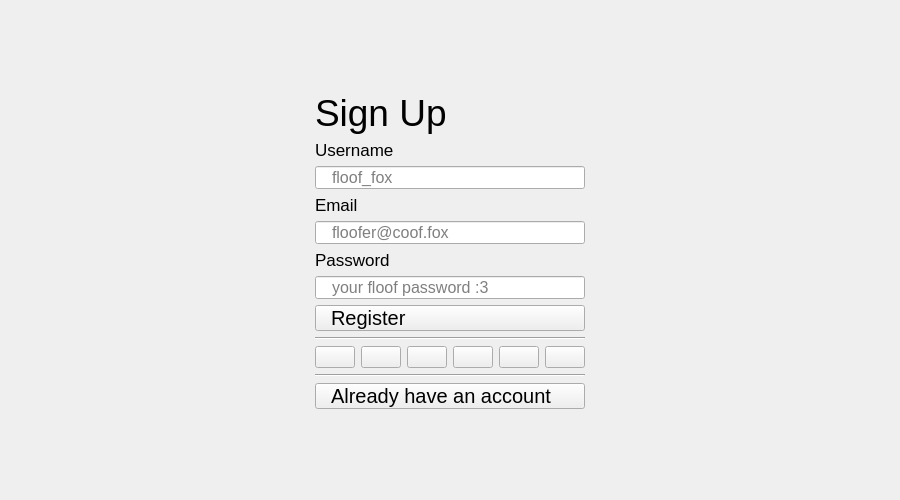
<?xml version="1.0" encoding="UTF-8"?>
<ui version="4.0">
 <class>FoxogramSignupUi</class>
 <widget class="QWidget" name="FoxogramSignupUi">
  <property name="geometry">
   <rect>
    <x>0</x>
    <y>0</y>
    <width>900</width>
    <height>500</height>
   </rect>
  </property>
  <property name="sizePolicy">
   <sizepolicy hsizetype="Fixed" vsizetype="Fixed">
    <horstretch>0</horstretch>
    <verstretch>0</verstretch>
   </sizepolicy>
  </property>
  <property name="minimumSize">
   <size>
    <width>900</width>
    <height>500</height>
   </size>
  </property>
  <property name="baseSize">
   <size>
    <width>0</width>
    <height>0</height>
   </size>
  </property>
  <property name="windowTitle">
   <string>Form</string>
  </property>
  <layout class="QGridLayout" name="gridLayout" rowstretch="271,538,271" columnstretch="775,370,775">
   <item row="0" column="1">
    <spacer name="verticalSpacer">
     <property name="orientation">
      <enum>Qt::Vertical</enum>
     </property>
     <property name="sizeHint" stdset="0">
      <size>
       <width>20</width>
       <height>40</height>
      </size>
     </property>
    </spacer>
   </item>
   <item row="1" column="2">
    <spacer name="horizontalSpacer_2">
     <property name="orientation">
      <enum>Qt::Horizontal</enum>
     </property>
     <property name="sizeHint" stdset="0">
      <size>
       <width>40</width>
       <height>20</height>
      </size>
     </property>
    </spacer>
   </item>
   <item row="2" column="1">
    <spacer name="verticalSpacer_2">
     <property name="orientation">
      <enum>Qt::Vertical</enum>
     </property>
     <property name="sizeHint" stdset="0">
      <size>
       <width>20</width>
       <height>40</height>
      </size>
     </property>
    </spacer>
   </item>
   <item row="1" column="0">
    <spacer name="horizontalSpacer">
     <property name="orientation">
      <enum>Qt::Horizontal</enum>
     </property>
     <property name="sizeHint" stdset="0">
      <size>
       <width>40</width>
       <height>20</height>
      </size>
     </property>
    </spacer>
   </item>
   <item row="1" column="1">
    <layout class="QVBoxLayout" name="verticalLayout_2">
     <item>
      <widget class="QLabel" name="signupLabel">
       <property name="sizePolicy">
        <sizepolicy hsizetype="Preferred" vsizetype="Preferred">
         <horstretch>0</horstretch>
         <verstretch>0</verstretch>
        </sizepolicy>
       </property>
       <property name="sizeIncrement">
        <size>
         <width>0</width>
         <height>0</height>
        </size>
       </property>
       <property name="font">
        <font>
         <pointsize>28</pointsize>
        </font>
       </property>
       <property name="styleSheet">
        <string notr="true"/>
       </property>
       <property name="text">
        <string>Sign Up</string>
       </property>
       <property name="scaledContents">
        <bool>false</bool>
       </property>
      </widget>
     </item>
     <item>
      <widget class="QLabel" name="usernameLabel">
       <property name="sizePolicy">
        <sizepolicy hsizetype="Preferred" vsizetype="Preferred">
         <horstretch>0</horstretch>
         <verstretch>0</verstretch>
        </sizepolicy>
       </property>
       <property name="font">
        <font>
         <pointsize>13</pointsize>
        </font>
       </property>
       <property name="text">
        <string>Username</string>
       </property>
       <property name="wordWrap">
        <bool>false</bool>
       </property>
      </widget>
     </item>
     <item>
      <widget class="QLineEdit" name="usernameInput">
       <property name="sizePolicy">
        <sizepolicy hsizetype="Minimum" vsizetype="Expanding">
         <horstretch>0</horstretch>
         <verstretch>0</verstretch>
        </sizepolicy>
       </property>
       <property name="font">
        <font>
         <pointsize>12</pointsize>
        </font>
       </property>
       <property name="styleSheet">
        <string notr="true">padding-left: 14;</string>
       </property>
       <property name="inputMethodHints">
        <set>Qt::ImhEmailCharactersOnly</set>
       </property>
       <property name="placeholderText">
        <string>floof_fox</string>
       </property>
      </widget>
     </item>
     <item>
      <widget class="QLabel" name="emailLabel">
       <property name="sizePolicy">
        <sizepolicy hsizetype="Preferred" vsizetype="Preferred">
         <horstretch>0</horstretch>
         <verstretch>0</verstretch>
        </sizepolicy>
       </property>
       <property name="font">
        <font>
         <pointsize>13</pointsize>
        </font>
       </property>
       <property name="text">
        <string>Email</string>
       </property>
       <property name="wordWrap">
        <bool>false</bool>
       </property>
      </widget>
     </item>
     <item>
      <widget class="QLineEdit" name="emailInput">
       <property name="sizePolicy">
        <sizepolicy hsizetype="Minimum" vsizetype="Expanding">
         <horstretch>0</horstretch>
         <verstretch>0</verstretch>
        </sizepolicy>
       </property>
       <property name="font">
        <font>
         <pointsize>12</pointsize>
        </font>
       </property>
       <property name="styleSheet">
        <string notr="true">padding-left: 14;</string>
       </property>
       <property name="inputMethodHints">
        <set>Qt::ImhEmailCharactersOnly</set>
       </property>
       <property name="placeholderText">
        <string>floofer@coof.fox</string>
       </property>
      </widget>
     </item>
     <item>
      <widget class="QLabel" name="passwordLabel">
       <property name="sizePolicy">
        <sizepolicy hsizetype="Preferred" vsizetype="Preferred">
         <horstretch>0</horstretch>
         <verstretch>0</verstretch>
        </sizepolicy>
       </property>
       <property name="font">
        <font>
         <pointsize>13</pointsize>
        </font>
       </property>
       <property name="text">
        <string>Password</string>
       </property>
      </widget>
     </item>
     <item>
      <widget class="QLineEdit" name="passwordInput">
       <property name="sizePolicy">
        <sizepolicy hsizetype="Minimum" vsizetype="Expanding">
         <horstretch>0</horstretch>
         <verstretch>0</verstretch>
        </sizepolicy>
       </property>
       <property name="font">
        <font>
         <pointsize>12</pointsize>
        </font>
       </property>
       <property name="styleSheet">
        <string notr="true">padding-left: 14;
</string>
       </property>
       <property name="inputMethodHints">
        <set>Qt::ImhSensitiveData</set>
       </property>
       <property name="placeholderText">
        <string>your floof password :3</string>
       </property>
      </widget>
     </item>
     <item>
      <widget class="QPushButton" name="registerButton">
       <property name="sizePolicy">
        <sizepolicy hsizetype="Expanding" vsizetype="Expanding">
         <horstretch>0</horstretch>
         <verstretch>0</verstretch>
        </sizepolicy>
       </property>
       <property name="font">
        <font>
         <pointsize>15</pointsize>
        </font>
       </property>
       <property name="styleSheet">
        <string notr="true">Text-align: left;
padding-left: 15;
</string>
       </property>
       <property name="text">
        <string>Register</string>
       </property>
      </widget>
     </item>
     <item>
      <widget class="Line" name="line">
       <property name="orientation">
        <enum>Qt::Horizontal</enum>
       </property>
      </widget>
     </item>
     <item>
      <layout class="QHBoxLayout" name="horizontalLayout">
       <property name="sizeConstraint">
        <enum>QLayout::SetNoConstraint</enum>
       </property>
       <item>
        <widget class="QPushButton" name="pushButton">
         <property name="sizePolicy">
          <sizepolicy hsizetype="Fixed" vsizetype="MinimumExpanding">
           <horstretch>0</horstretch>
           <verstretch>0</verstretch>
          </sizepolicy>
         </property>
         <property name="baseSize">
          <size>
           <width>32</width>
           <height>32</height>
          </size>
         </property>
         <property name="text">
          <string/>
         </property>
        </widget>
       </item>
       <item>
        <widget class="QPushButton" name="pushButton_4">
         <property name="sizePolicy">
          <sizepolicy hsizetype="Fixed" vsizetype="MinimumExpanding">
           <horstretch>0</horstretch>
           <verstretch>0</verstretch>
          </sizepolicy>
         </property>
         <property name="baseSize">
          <size>
           <width>32</width>
           <height>32</height>
          </size>
         </property>
         <property name="text">
          <string/>
         </property>
        </widget>
       </item>
       <item>
        <widget class="QPushButton" name="pushButton_5">
         <property name="sizePolicy">
          <sizepolicy hsizetype="Fixed" vsizetype="MinimumExpanding">
           <horstretch>0</horstretch>
           <verstretch>0</verstretch>
          </sizepolicy>
         </property>
         <property name="baseSize">
          <size>
           <width>32</width>
           <height>32</height>
          </size>
         </property>
         <property name="text">
          <string/>
         </property>
        </widget>
       </item>
       <item>
        <widget class="QPushButton" name="pushButton_6">
         <property name="sizePolicy">
          <sizepolicy hsizetype="Fixed" vsizetype="MinimumExpanding">
           <horstretch>0</horstretch>
           <verstretch>0</verstretch>
          </sizepolicy>
         </property>
         <property name="baseSize">
          <size>
           <width>32</width>
           <height>32</height>
          </size>
         </property>
         <property name="text">
          <string/>
         </property>
        </widget>
       </item>
       <item>
        <widget class="QPushButton" name="pushButton_3">
         <property name="sizePolicy">
          <sizepolicy hsizetype="Fixed" vsizetype="MinimumExpanding">
           <horstretch>0</horstretch>
           <verstretch>0</verstretch>
          </sizepolicy>
         </property>
         <property name="baseSize">
          <size>
           <width>32</width>
           <height>32</height>
          </size>
         </property>
         <property name="text">
          <string/>
         </property>
        </widget>
       </item>
       <item>
        <widget class="QPushButton" name="pushButton_2">
         <property name="sizePolicy">
          <sizepolicy hsizetype="Fixed" vsizetype="MinimumExpanding">
           <horstretch>0</horstretch>
           <verstretch>0</verstretch>
          </sizepolicy>
         </property>
         <property name="baseSize">
          <size>
           <width>32</width>
           <height>32</height>
          </size>
         </property>
         <property name="text">
          <string/>
         </property>
        </widget>
       </item>
      </layout>
     </item>
     <item>
      <widget class="Line" name="line_2">
       <property name="orientation">
        <enum>Qt::Horizontal</enum>
       </property>
      </widget>
     </item>
     <item>
      <widget class="QPushButton" name="loginButton">
       <property name="sizePolicy">
        <sizepolicy hsizetype="Expanding" vsizetype="Expanding">
         <horstretch>0</horstretch>
         <verstretch>0</verstretch>
        </sizepolicy>
       </property>
       <property name="font">
        <font>
         <pointsize>15</pointsize>
        </font>
       </property>
       <property name="styleSheet">
        <string notr="true">Text-align: left;
padding-left: 15;
</string>
       </property>
       <property name="text">
        <string>Already have an account</string>
       </property>
      </widget>
     </item>
    </layout>
   </item>
  </layout>
 </widget>
 <resources/>
 <connections/>
</ui>
